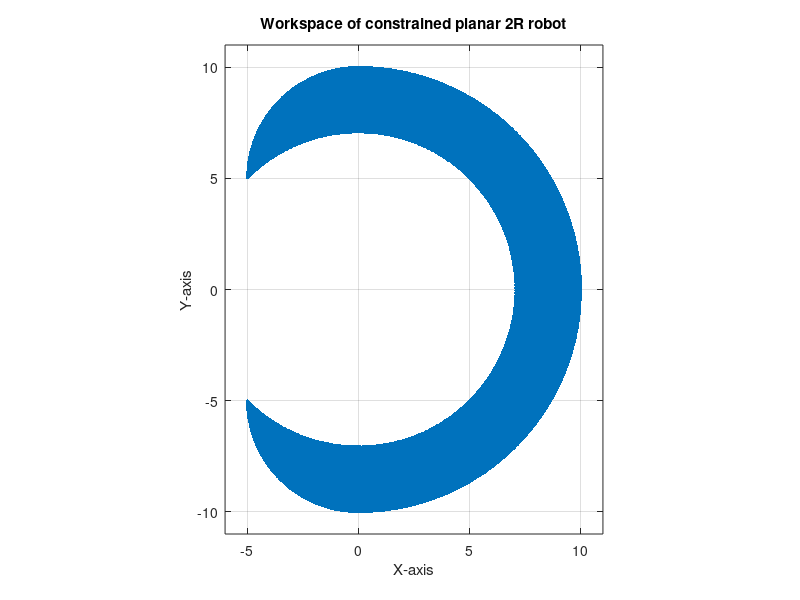

Source code (MATLAB):
%%%%%%%%%%%%%%%%%%%%%%% CODE STARTS HERE %%%%%%%%%%%%%%%%%%%%%%%
% Robotics: Basics and Selected Advanced Concepts 
% Code by : Soumya Kanti Mahapatra, PhD Student
% Dept. of Mechanical Engineering, IISc Bangalore.
% Week 3 : MCQ Question 1

clear
clc
clf

L1 = 5;
L2 = 5;

X = [];
Y = [];

for i = -pi/2:0.01:pi/2
    for j = -pi/2:0.01:pi/2
        x = L1*cos(i) + L2*cos(i+j);
        y = L1*sin(i) + L2*sin(i+j);
        X = [[X],x];
        Y = [[Y],y];
        %[i,j,x,y]
    end
end

scatter(X,Y,'.','MarkerFaceAlpha',0)
grid on
axis equal
xlabel('X-axis')
ylabel('Y-axis')
title('Workspace of constrained planar 2R robot')
axis([-6 11 -11 11])
box on


% % Ploting the boundary -- Extra
% [k,v] = boundary(X',Y',1);
% clf
% fill(X(k),Y(k),'c','FaceAlpha',0.3);
% grid on
% axis equal
% xlabel('X-axis')
% ylabel('Y-axis')
% hold on
% scatter(0,0,'*r')
% xticks(-6:2:12)
% yticks(-12:2:12)
% axis([-6 12 -12 12])

%%%%%%%%%%%%%%%%%%%%%%% CODE ENDS HERE %%%%%%%%%%%%%%%%%%%%%%%